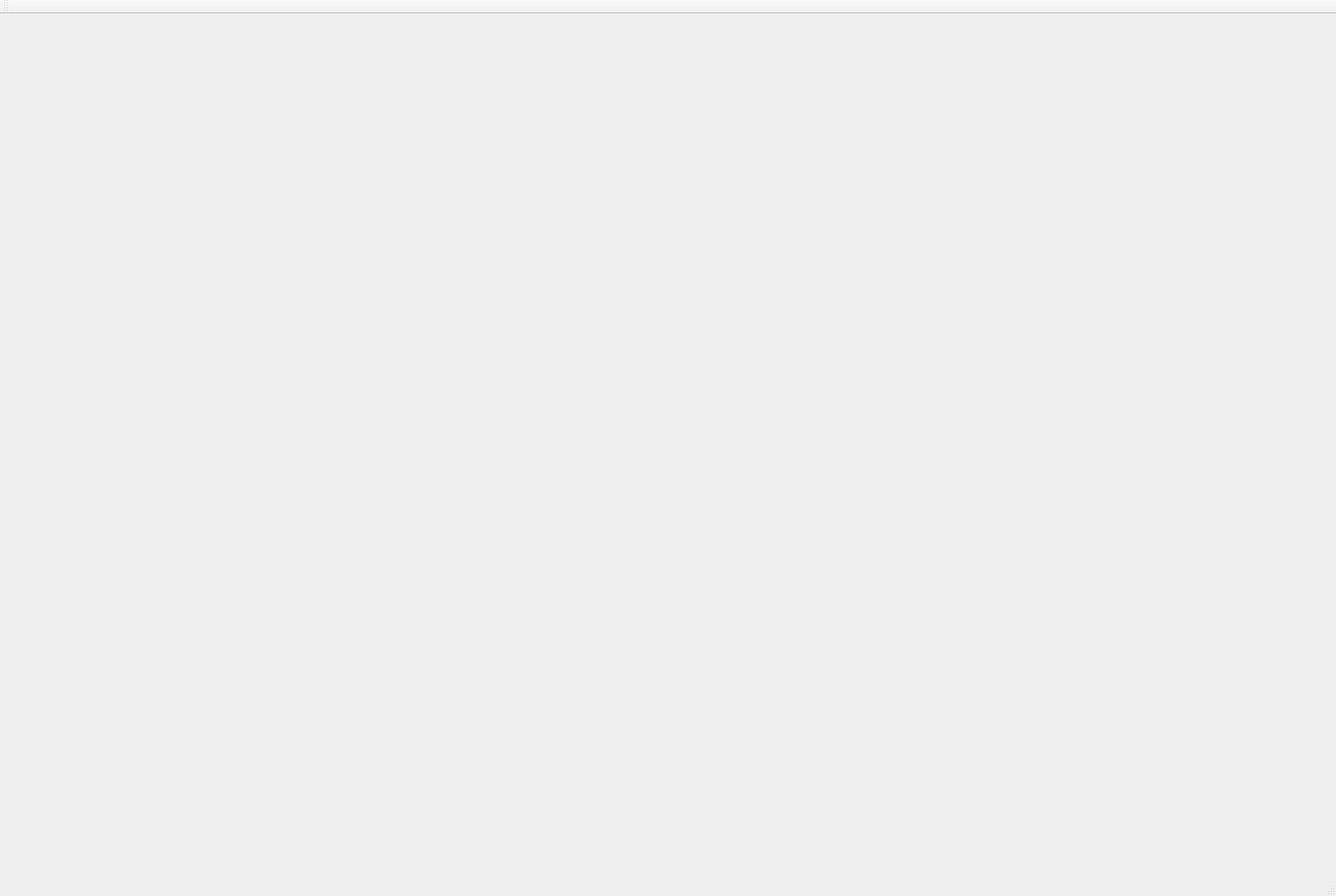
<?xml version="1.0" encoding="UTF-8"?>
<ui version="4.0">
 <class>MainWindow</class>
 <widget class="QMainWindow" name="MainWindow">
  <property name="geometry">
   <rect>
    <x>0</x>
    <y>0</y>
    <width>1603</width>
    <height>1075</height>
   </rect>
  </property>
  <property name="windowTitle">
   <string>MainWindow</string>
  </property>
  <widget class="QWidget" name="centralWidget">
   <widget class="QCustomPlot" name="ImgQCustomPlot" native="true">
    <property name="geometry">
     <rect>
      <x>29</x>
      <y>39</y>
      <width>841</width>
      <height>761</height>
     </rect>
    </property>
   </widget>
  </widget>
  <widget class="QMenuBar" name="menuBar">
   <property name="geometry">
    <rect>
     <x>0</x>
     <y>0</y>
     <width>1603</width>
     <height>31</height>
    </rect>
   </property>
  </widget>
  <widget class="QToolBar" name="mainToolBar">
   <attribute name="toolBarArea">
    <enum>TopToolBarArea</enum>
   </attribute>
   <attribute name="toolBarBreak">
    <bool>false</bool>
   </attribute>
  </widget>
  <widget class="QStatusBar" name="statusBar"/>
 </widget>
 <layoutdefault spacing="6" margin="11"/>
 <customwidgets>
  <customwidget>
   <class>QCustomPlot</class>
   <extends>QWidget</extends>
   <header location="global">qcustomplot.h</header>
   <container>1</container>
  </customwidget>
 </customwidgets>
 <resources/>
 <connections/>
</ui>
